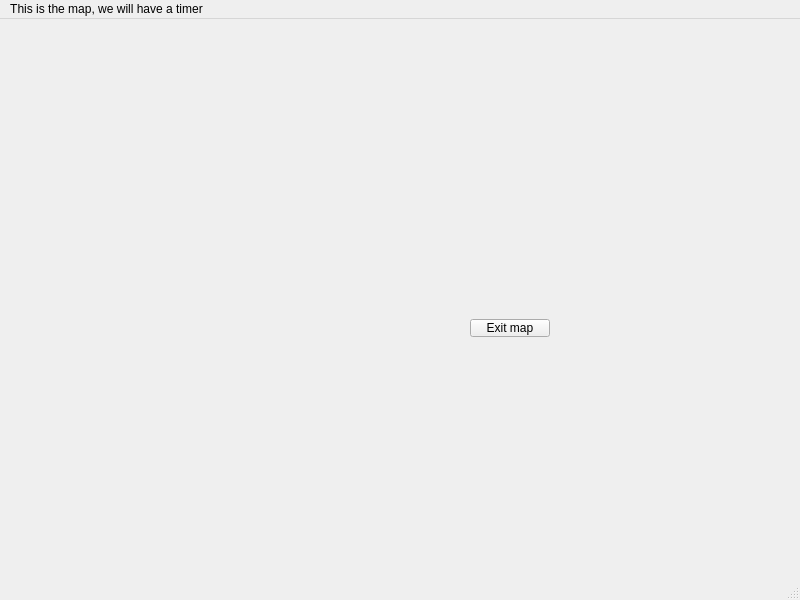
<?xml version="1.0" encoding="UTF-8"?>
<ui version="4.0">
 <class>map</class>
 <widget class="QMainWindow" name="map">
  <property name="geometry">
   <rect>
    <x>0</x>
    <y>0</y>
    <width>800</width>
    <height>600</height>
   </rect>
  </property>
  <property name="windowTitle">
   <string>MainWindow</string>
  </property>
  <widget class="QWidget" name="centralwidget">
   <widget class="QPushButton" name="pushButton">
    <property name="geometry">
     <rect>
      <x>470</x>
      <y>300</y>
      <width>80</width>
      <height>18</height>
     </rect>
    </property>
    <property name="text">
     <string>Exit map</string>
    </property>
   </widget>
  </widget>
  <widget class="QMenuBar" name="menubar">
   <property name="geometry">
    <rect>
     <x>0</x>
     <y>0</y>
     <width>800</width>
     <height>17</height>
    </rect>
   </property>
   <widget class="QMenu" name="menuThis_is_the_map_we_will_have_a_timer">
    <property name="title">
     <string>This is the map, we will have a timer</string>
    </property>
   </widget>
   <addaction name="menuThis_is_the_map_we_will_have_a_timer"/>
  </widget>
  <widget class="QStatusBar" name="statusbar"/>
 </widget>
 <resources/>
 <connections/>
</ui>
